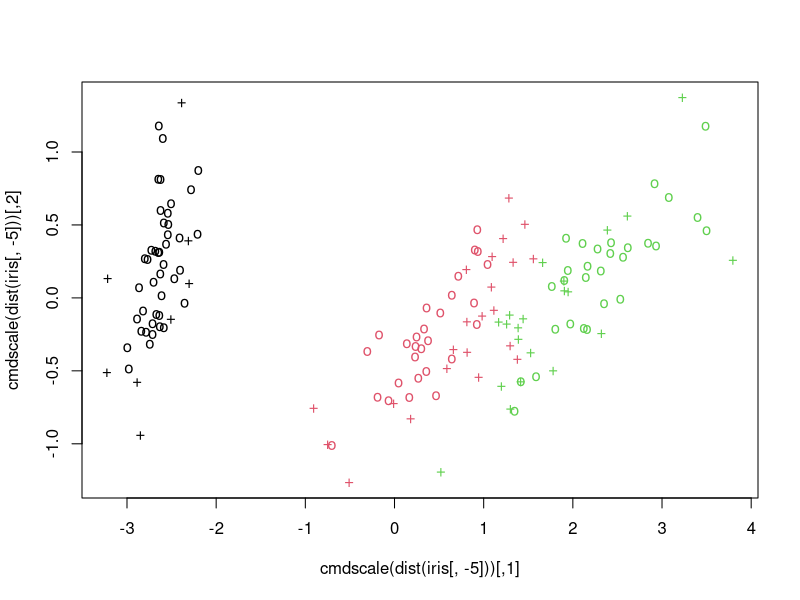
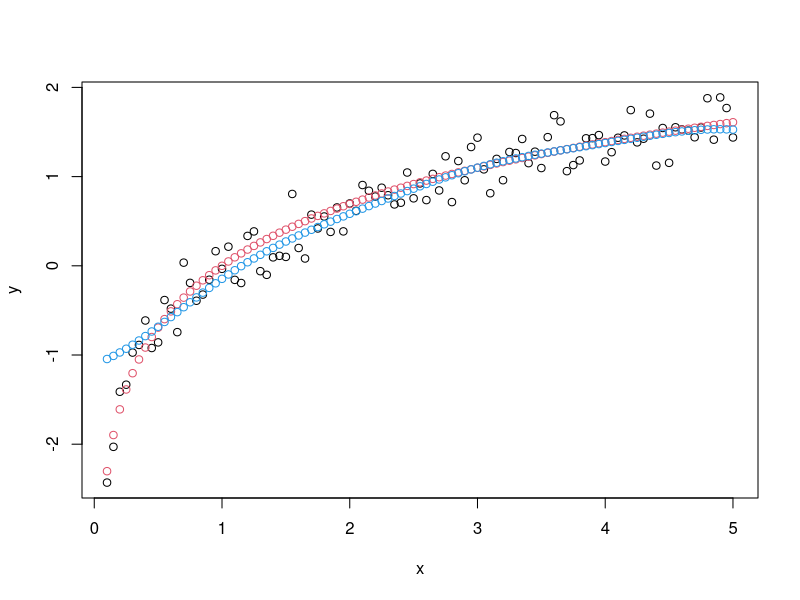
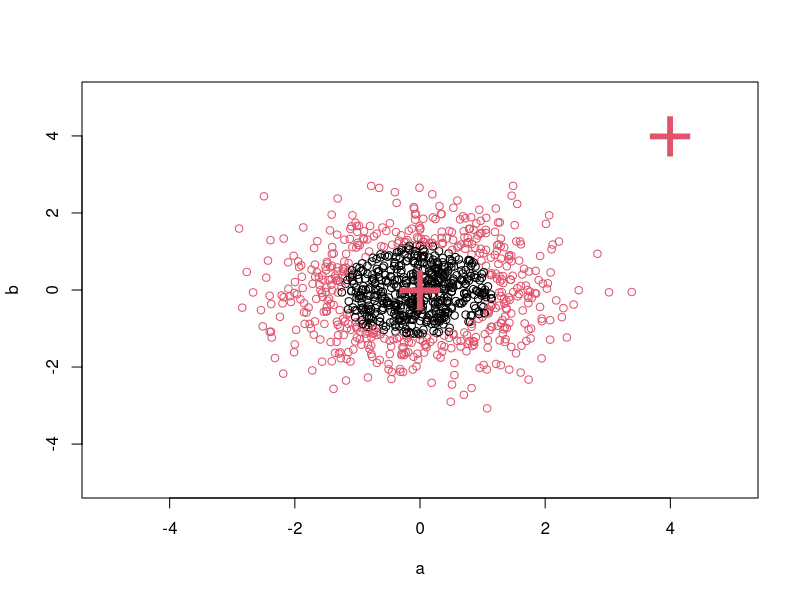

Recreate these plots in R, in order.
#clean the workspace and memory
rm( list=ls() )
gc()

library("e1071")

data(iris)
attach(iris)

## classification mode
# default with factor response:
model <- svm(Species ~ ., data = iris)

# alternatively the traditional interface:
x <- subset(iris, select = -Species)
y <- Species
model <- svm(x, y)
print(model)
summary(model)

# test with train data
pred <- predict(model, x)

# (same as:)
pred <- fitted(model)

# Check accuracy:
table(pred, y)

# compute decision values and probabilities:
pred <- predict(model, x, decision.values = TRUE)
attr(pred, "decision.values")[1:4,]

# visualize (classes by color, SV by crosses):
plot(cmdscale(dist(iris[,-5])),
col = as.integer(iris[,5]),
pch = c("o","+")[1:150 %in% model$index + 1])

## try regression mode on two dimensions
# create data
x <- seq(0.1, 5, by = 0.05)
y <- log(x) + rnorm(x, sd = 0.2)

# estimate model and predict input values
m <- svm(x, y)
new <- predict(m, x)

# visualize
plot(x, y)
points(x, log(x), col = 2)
points(x, new, col = 4)

## density-estimation
# create 2-dim. normal with rho=0:
X <- data.frame(a = rnorm(1000), b = rnorm(1000))
attach(X)

# traditional way:
m <- svm(X, gamma = 0.1)

# formula interface:
m <- svm(~., data = X, gamma = 0.1)

# or:
m <- svm(~ a + b, gamma = 0.1)

# test:
newdata <- data.frame(a = c(0, 4), b = c(0, 4))
predict (m, newdata)

# visualize:
plot(X, col = 1:1000 %in% m$index + 1, xlim = c(-5,5), ylim=c(-5,5))
points(newdata, pch = "+", col = 2, cex = 5)

# weights: (example not particularly sensible)
i2 <- iris
levels(i2$Species)[3] <- "versicolor"
summary(i2$Species)
wts <- 100 / table(i2$Species)
wts
m <- svm(Species ~ ., data = i2, class.weights = wts)
